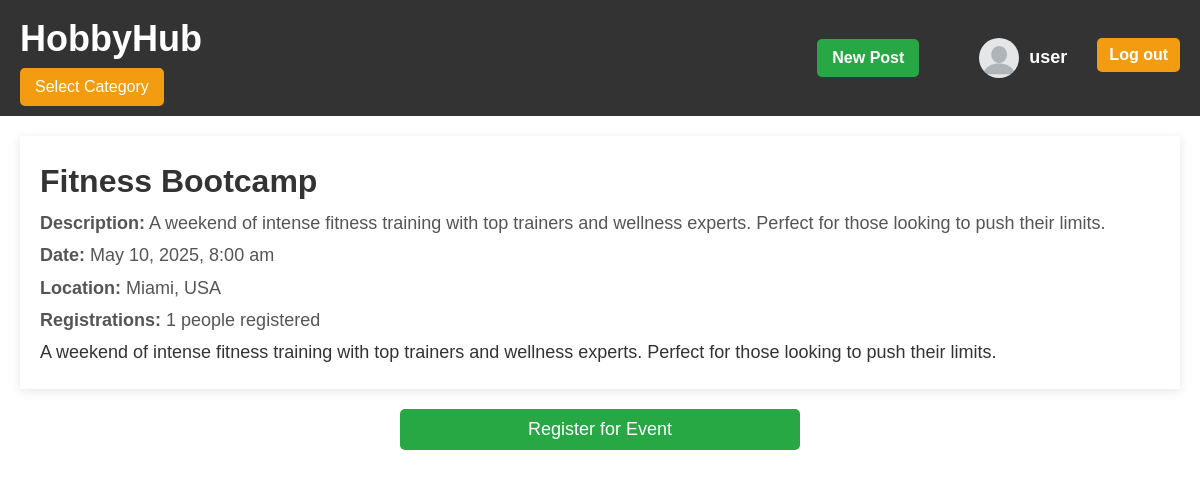
/event.php?id=3 (signed in), run on the app's committed database.
### tables this page shows
CREATE TABLE `events` (
  `event_id` int(10) UNSIGNED NOT NULL,
  `event_name` varchar(255) NOT NULL,
  `event_description` text NOT NULL,
  `event_date` datetime NOT NULL,
  `location` varchar(255) NOT NULL,
  `created_at` timestamp NOT NULL DEFAULT CURRENT_TIMESTAMP
);

### event.php (the view, shortened to what this page needs)
<?php
include 'db_connection.php';
include 'Component/navbar.php';
$isLoggedIn = isset($_SESSION['user_id']);
$userId = $isLoggedIn ? $_SESSION['user_id'] : null;
$userName = $isLoggedIn ? $_SESSION['username'] : null;
$navbar = new Navbar($conn, $isLoggedIn, $userId, $userName);
if (isset($_GET['id'])) {
    $event_id = $_GET['id'];
    $sql_event_details = "SELECT * FROM events WHERE event_id = ?";
    $stmt = $conn->prepare($sql_event_details);
    $stmt->bind_param("i", $event_id);
    $stmt->execute();
    $result = $stmt->get_result();
    if ($result->num_rows > 0) {
        $event = $result->fetch_assoc();
    } else {
        echo "<p>Event not found.</p>";
        exit;
    }
    $sql_registration_count = "SELECT COUNT(*) as total_registrations FROM event_registrations WHERE event_id = ?";
    $stmt_count = $conn->prepare($sql_registration_count);
    $stmt_count->bind_param("i", $event_id);
    $stmt_count->execute();
    $result_count = $stmt_count->get_result();
    $registration_count = $result_count->fetch_assoc()['total_registrations'];
} else {
    echo "<p>No event specified.</p>";
    exit;
}
?>
<!DOCTYPE html>
<html lang="en">
<head>
    <link rel="stylesheet" href="event.css">
    <link rel="stylesheet" href="glowna.css">
    <link rel="stylesheet" href="navbar.css">
</head>
<body>
  <header>
    <?php
          echo $navbar->render();
      ?>
  </header>
  <main class="container">
    <div class="event-details">
        <div class="event-header">
            <div class="event-info">
                <h1><?php echo htmlspecialchars($event['event_name'], ENT_QUOTES, 'UTF-8'); ?></h1>
                <p><strong>Description:</strong> <?php echo htmlspecialchars($event['event_description'], ENT_QUOTES, 'UTF-8'); ?></p>
                <p><strong>Date:</strong> <?php echo date("F j, Y, g:i a", strtotime($event['event_date'])); ?></p>
                <p><strong>Location:</strong> <?php echo htmlspecialchars($event['location'], ENT_QUOTES, 'UTF-8'); ?></p>
                <p><strong>Registrations:</strong> <?php echo $registration_count; ?> people registered</p>
            </div>
        </div>
        <p><?php echo nl2br(htmlspecialchars($event['event_description'], ENT_QUOTES, 'UTF-8')); ?></p>
    </div>
    <?php if ($isLoggedIn): ?>
    <div class="registration-form">
        <form method="POST">
            <button type="submit" name="register" class="btn-register">Register for Event</button>
        </form>
    </div>
    <?php else: ?>
        <div class="login-message">
            <p>You need to <a href="login.php" class="login-link">log in</a> to register for this event.</p>
        </div>
    <?php endif; ?>
  </main>
</body>
</html>

### event.css (style rules this page uses)
.event-details { margin: 0 auto; padding: 20px; }
.event-header { display: flex; align-items: flex-start; gap: 20px; }
.event-info h1 { font-size: 32px; color: #333; }
.event-info p { font-size: 18px; color: #555; }
.event-details { margin: 0 auto; padding: 20px; box-shadow: 0 2px 10px rgba(0, 0, 0, 0.1); }
.registration-form { width: 100%; max-width: 400px; margin: 20px auto; text-align: center; }
.btn-register { background-color: #28a745; color: white; border: none; padding: 10px 20px; font-size: 18px; cursor: pointer; border-radius: 5px; transition: background-color 0.3s ease; display: inline-block; width: 100%; }

### glowna.css (style rules this page uses)
* { margin: 0; padding: 0; box-sizing: border-box; }
body { font-family: Arial, sans-serif; line-height: 1.6; color: #333; }

### navbar.css (style rules this page uses)
header { width: 100%; background-color: #333; color: #fff; }
.container { max-width: 1200px; margin: 0 auto; padding: 20px; }
.container p { font-size: 18px; line-height: 1.8; }

### data on the page
events: event_name "Fitness Bootcamp", event_description "A weekend of intense fitness training with top trainers and wellness experts. Perfect for those looking to push their limits.", event_date "May 10, 2025, 8:00 am", location "Miami, USA"

### other printed values
$this->userName "user"
$registration_count "1"
